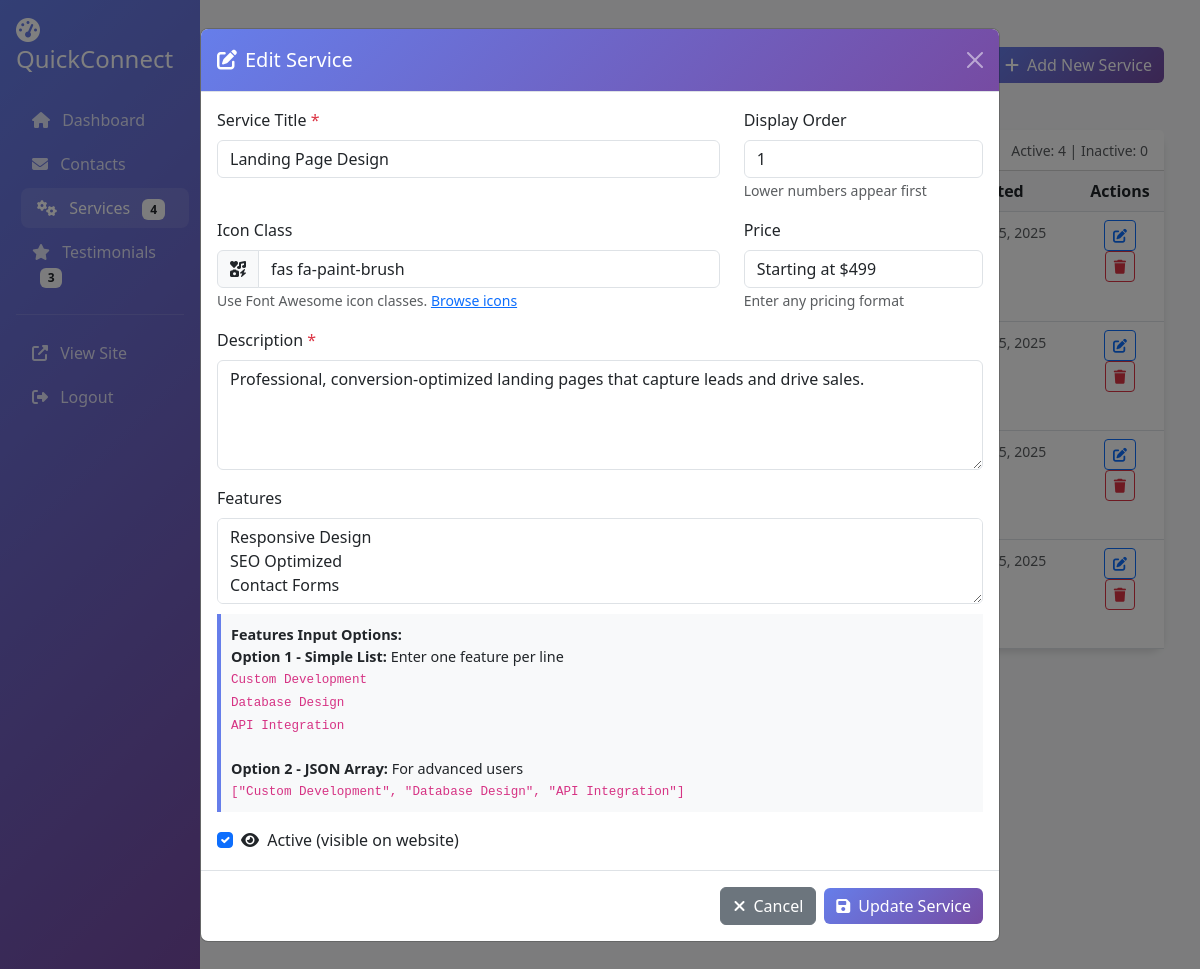
The page /services.php?edit=1 (signed in) on the database its author committed.
### tables this page shows
CREATE TABLE services (
    id INT AUTO_INCREMENT PRIMARY KEY,
    title VARCHAR(200) NOT NULL,
    description TEXT NOT NULL,
    icon VARCHAR(100) NOT NULL,
    price VARCHAR(50),
    features JSON,
    is_active BOOLEAN DEFAULT TRUE,
    display_order INT DEFAULT 0,
    created_at TIMESTAMP DEFAULT CURRENT_TIMESTAMP
);

### services.php (the view, shortened to what the rows shown need)
<?php
require_once '../config/database.php';
try {
    $database = new Database();
    $pdo = $database->getConnection();
} catch (Exception $e) {
    die('Database connection failed: ' . $e->getMessage());
}
try {
    $stmt = $pdo->query("SELECT * FROM services ORDER BY display_order ASC, created_at DESC");
    $services = $stmt->fetchAll(PDO::FETCH_ASSOC);
} catch (Exception $e) {
    $error_message = "Error fetching services: " . $e->getMessage();
    $services = [];
}
function displayFeatures($features)
{
    $decoded = json_decode($features, true);
    if (json_last_error() === JSON_ERROR_NONE && is_array($decoded)) {
        return implode(', ', $decoded);
    }
    return $features;
}
?>
<!DOCTYPE html>
<html lang="en">
<head>
    <link href="https://cdn.jsdelivr.net/npm/bootstrap@5.3.0/dist/css/bootstrap.min.css" rel="stylesheet">
    <link href="https://cdnjs.cloudflare.com/ajax/libs/font-awesome/6.4.0/css/all.min.css" rel="stylesheet">
</head>
<body class="bg-light">
    <div class="container-fluid">
        <div class="row">
            <div class="col-md-9 col-lg-10">
                <div class="p-4">
                    <div class="d-flex justify-content-between align-items-center mb-4">
                        <div>
                            <h2 class="mb-1">Services Management</h2>
                        </div>
                    </div>
                    <div class="card">
                        <div class="card-body p-0">
                            <?php if (empty($services)): ?>
                                <div class="empty-state">
                                    <i class="fas fa-cogs"></i>
                                    <h5>No services found</h5>
                                    <p>Start by adding your first service to showcase your offerings.</p>
                                    <button class="btn btn-primary" onclick="showAddModal()">
                                        <i class="fas fa-plus me-2"></i>Add Your First Service
                                    </button>
                                </div>
                            <?php else: ?>
                                <div class="table-responsive">
                                    <table class="table table-hover mb-0">
                                        <thead>
                                            <tr>
                                                <th style="width: 5%;">Order</th>
                                                <th style="width: 35%;">Service</th>
                                                <th style="width: 20%;">Price</th>
                                                <th style="width: 15%;">Status</th>
                                                <th style="width: 15%;">Created</th>
                                                <th style="width: 10%;" class="text-center">Actions</th>
                                            </tr>
                                        </thead>
                                        <tbody>
                                            <?php foreach ($services as $service): ?>
                                                <tr>
                                                    <td>
                                                        <span class="display-order-badge"><?php echo $service['display_order']; ?></span>
                                                    </td>
                                                    <td>
                                                        <div class="d-flex align-items-start">
                                                            <div class="flex-grow-1">
                                                                <h6 class="mb-1"><?php echo htmlspecialchars($service['title']); ?></h6>
                                                                <p class="text-muted mb-0 small description-preview">
                                                                </p>
                                                                <?php
                                                                $displayFeatures = displayFeatures($service['features']);
                                                                if (!empty($displayFeatures)):
                                                                ?>
                                                                    <small class="text-info">
                                                                    </small>
                                                                <?php endif; ?>
                                                            </div>
                                                        </div>
                                                    </td>
                                                    <td>
                                                        <?php if (!empty($service['price'])): ?>
                                                            <span class="price-display"><?php echo htmlspecialchars($service['price']); ?></span>
                                                        <?php else: ?>
                                                            <span class="text-muted">Contact for pricing</span>
                                                        <?php endif; ?>
                                                    </td>
                                                    <td>
                                                        <form method="POST" class="d-inline">
                                                            <button type="submit" class="btn p-0 border-0 bg-transparent">
                                                                <span class="badge status-badge bg-<?php echo $service['is_active'] ? 'success' : 'secondary'; ?>">
                                                                </span>
                                                            </button>
                                                        </form>
                                                    </td>
                                                    <td>
                                                        <small class="text-muted">
                                                            <?php echo date('M j, Y', strtotime($service['created_at'])); ?>
                                                        </small>
                                                    </td>
                                                    <td class="text-center">
                                                        <div class="action-buttons">
                                                            <button class="btn btn-sm btn-outline-primary"
                                                                onclick="showEditModal(<?php echo htmlspecialchars(json_encode($service)); ?>)"
                                                                title="Edit Service">
                                                                <i class="fas fa-edit"></i>
                                                            </button>
                                                            <button class="btn btn-sm btn-outline-danger"
                                                                onclick="deleteService(<?php echo $service['id']; ?>)"
                                                                title="Delete Service">
                                                                <i class="fas fa-trash"></i>
                                                            </button>
                                                        </div>
                                                    </td>
                                                </tr>
                                            <?php endforeach; ?>
                                        </tbody>
                                    </table>
                                </div>
                            <?php endif; ?>
                        </div>
                    </div>
                </div>
            </div>
        </div>
    </div>
</body>
</html>

### rows shown on the page
services: created_at "Aug 15, 2025"
services: created_at "Aug 15, 2025"
services: created_at "Aug 15, 2025"
services: created_at "Aug 15, 2025"

### other values the page prints
$stats['services'] "4"
$stats['testimonials'] "3"
count(array_filter($services, fn($s) => $s['is_active'])) "4"
count(array_filter($services, fn($s) => !$s['is_active'])) "0"
